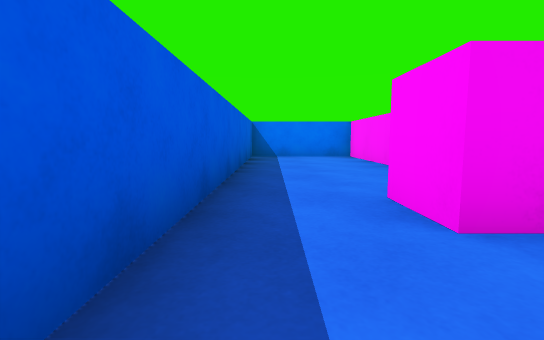
View 1 (above)

21 first-person views from a walk through a 3-D level made in the Unity game engine. The camera is 0.51 m above the floor, tilts 6° down and sees 85° across. The floor is counted in squares, 1 m on a side. Each view is taken from the middle of a square. On the plan, view 1 faces up. The plan holds only what a view shows up to about 9 squares ahead; the rest is blank. The player character is not drawn.

View 2
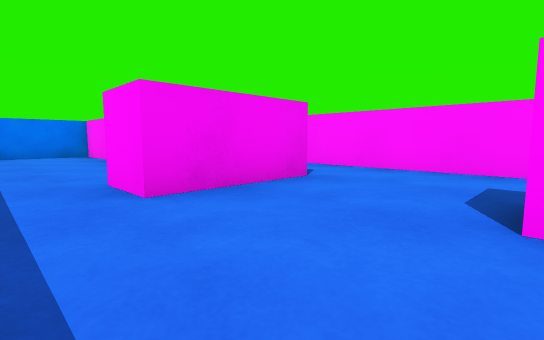

View 3
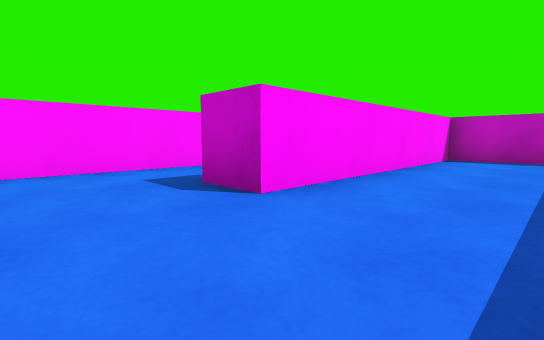

View 4
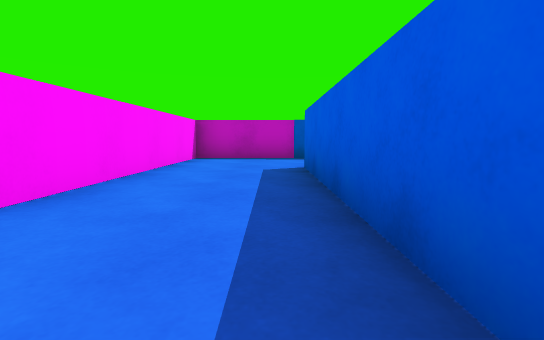

View 5
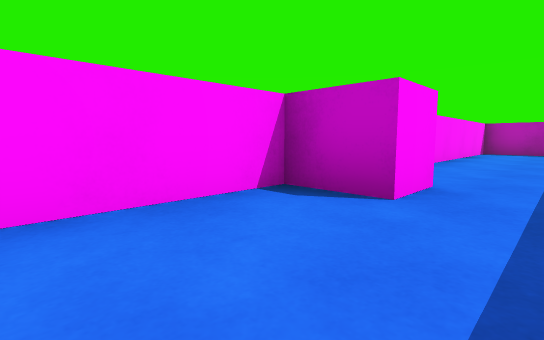

View 6
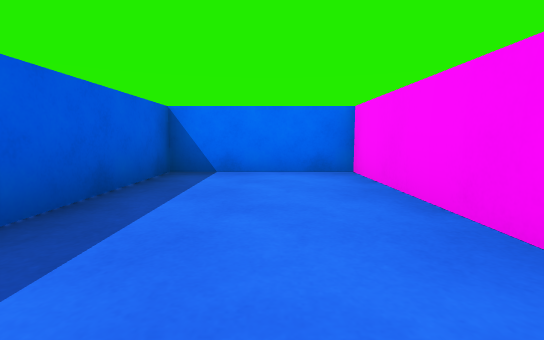

View 7
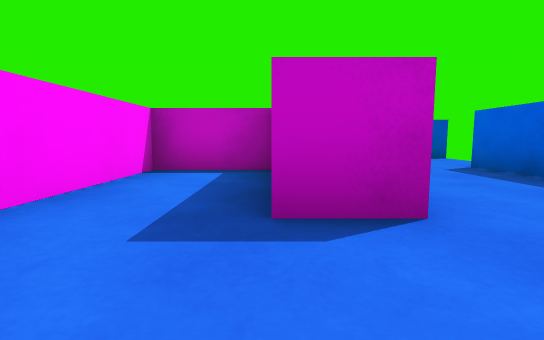

View 8
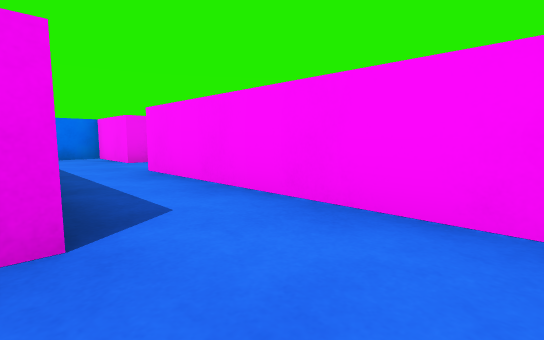

View 9
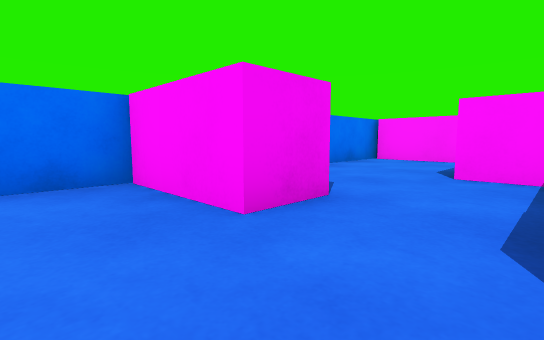

View 10
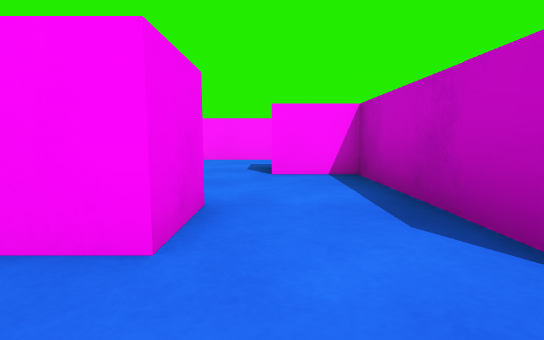

View 11
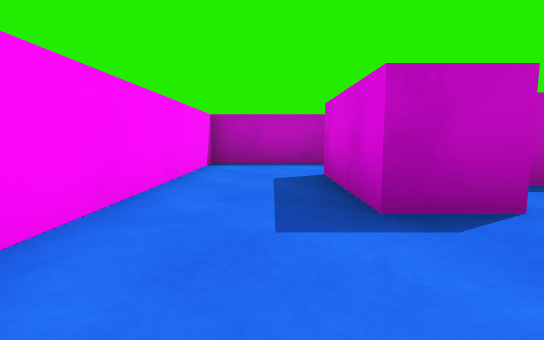

View 12
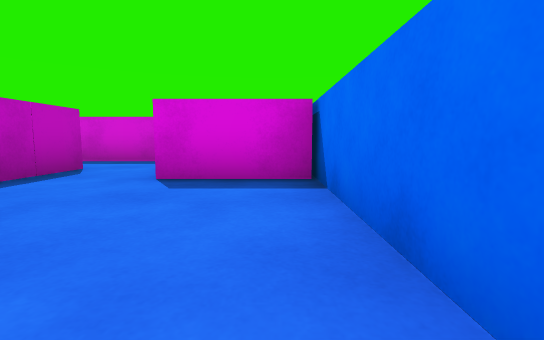

View 13
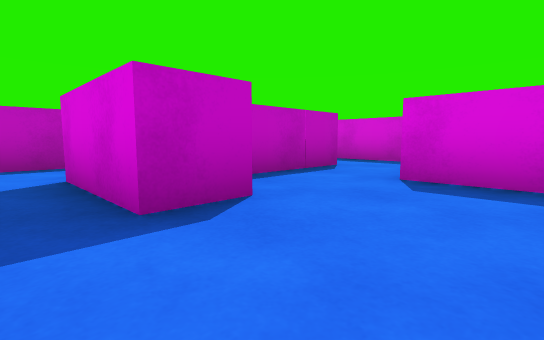

View 14
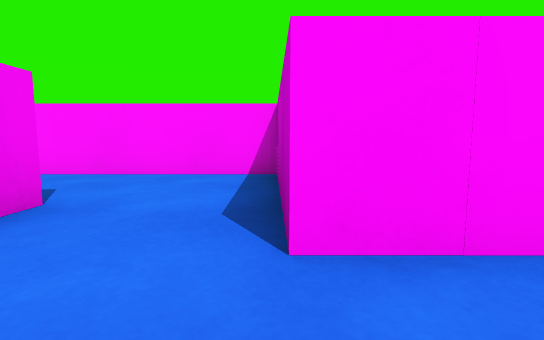

View 15
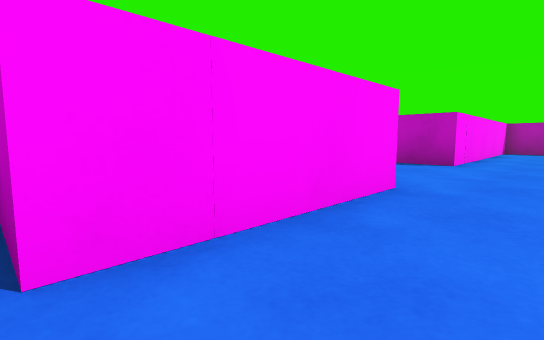

View 16
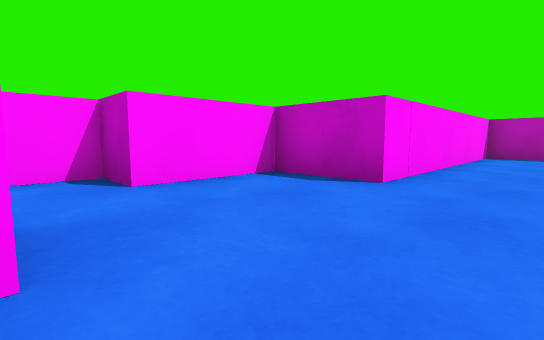

View 17
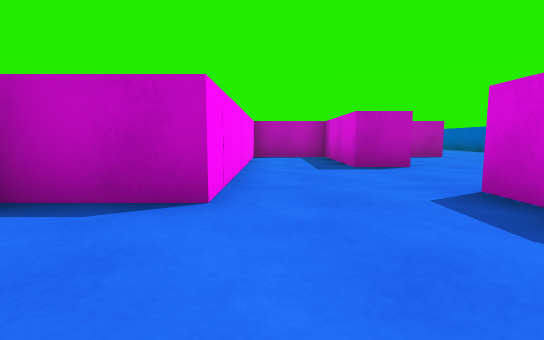

View 18
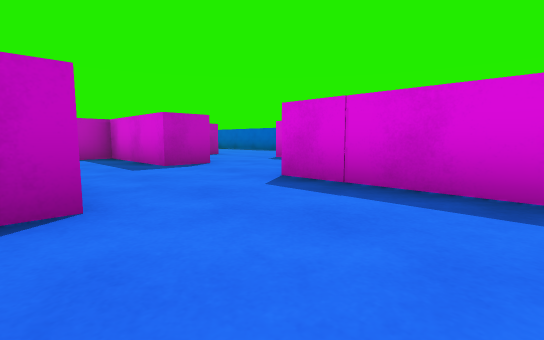

View 19
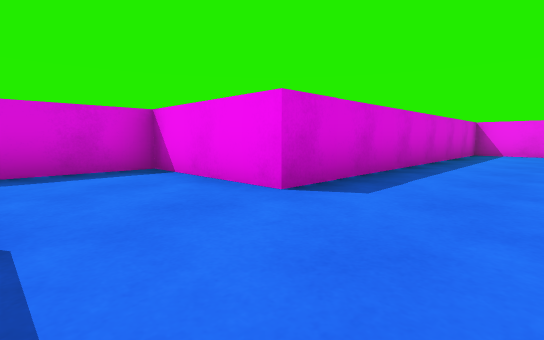

View 20
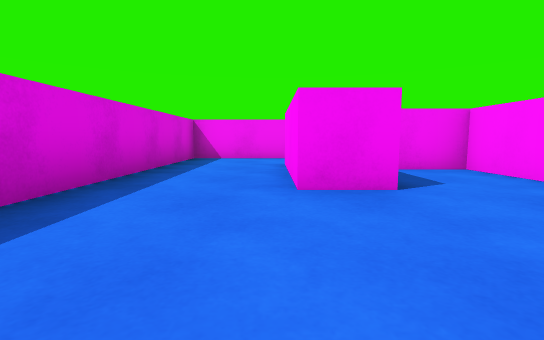

View 21
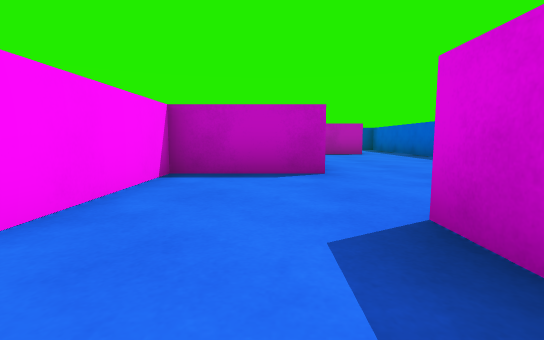

### Floor plan
Ten units are one square. View 1 is at (0, 0); x grows to the right and y downward. Boxes are objects, and circles mark ways between rooms. Rooms are numbered by the first view taken in them; rooms with no view inside come last. Other rooms are left out.
<svg viewBox="-21 -91 141 199">
<path fill="none" stroke="#000" d="M23 -27 23 -86 -6 -86 -6 44M-16 68 20 68 20 9M33 -54 33 -36M83 -19 112 -19 112 -85M34 -16 25 -16M115 -86 41 -86M20 9 30 9M30 38 50 38 50 -48 84 -48M103 33 103 22 112 22 112 -9 100 -9M55 73 65 73 65 103 85 103 85 54M83 -11 83 -19M60 -26 60 48M55 85 55 73M60 48 30 48 30 79M84 -38 60 -38 60 -26"/>
<rect x="5" y="-25" width="20" height="10" fill="#bbb"><title>block</title></rect>
<rect x="55" y="-85" width="10" height="20" fill="#bbb"><title>block</title></rect>
<rect x="85" y="-65" width="10" height="20" fill="#bbb"><title>block</title></rect>
<rect x="85" y="45" width="10" height="10" fill="#bbb"><title>block</title></rect>
<rect x="85" y="-5" width="10" height="20" fill="#bbb"><title>block</title></rect>
<circle cx="30" cy="-5" r="3" fill="#2a7"/>
<circle cx="90" cy="-30" r="3" fill="#2a7"/>
<circle cx="60" cy="65" r="3" fill="#2a7"/>
<circle cx="75" cy="-15" r="3" fill="#2a7"/>
<text x="10" y="-10">1</text>
<text x="60" y="-60">2</text>
<text x="80" y="40">3</text>
<text x="40" y="70">4</text>
<text x="70" y="-30">5</text>
</svg>
Room 1 opens to room 2. Room 2 opens to room 5. Room 3 opens to room 4. Room 3 opens to room 5.

Where each view was taken, in squares from view 1:
view 1: 0 up, 0 right, facing up
view 2: 1 down, 0 right, facing up-right
view 3: 1 up, 0 right, facing down-right
view 4: 1 up, 0 right, facing down
view 5: 5 up, 0 right, facing down-right
view 6: 4 up, 1 right, facing up
view 7: 1 up, 3 right, facing down
view 8: 0 up, 3 right, facing up-right
view 9: 5 up, 4 right, facing up-right
view 10: 6 up, 4 right, facing right
view 11: 8 up, 10 right, facing down
view 12: 8 up, 10 right, facing left
view 13: 8 up, 10 right, facing down-left
view 14: 2 up, 7 right, facing right
view 15: 2 up, 7 right, facing down-right
view 16: 1 down, 7 right, facing down-right
view 17: 2 down, 8 right, facing down
view 18: 2 down, 9 right, facing down-left
view 19: 7 down, 8 right, facing up-left
view 20: 4 down, 8 right, facing up
view 21: 6 down, 4 right, facing down
